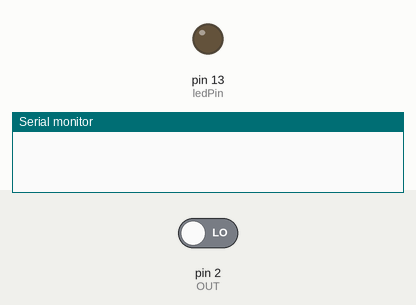
Simulated run of this sketch. Board: Arduino Uno, built with avr-gcc and run on an emulated ATmega328P. On the bench: output pins drawn as LEDs (lit = HIGH), the last lines printed to the serial monitor. The inputs (shaded band) are chosen by the test bench; at power-on: pin 2 (OUT) LOW.

Above: at 1.2 s.
1.3 s: pin 2 (OUT) driven HIGH
At 1.8 s:
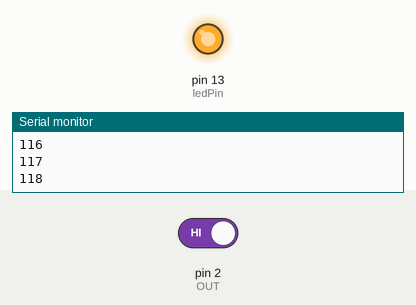
2.8 s: pin 2 (OUT) driven LOW
At 3.1 s:
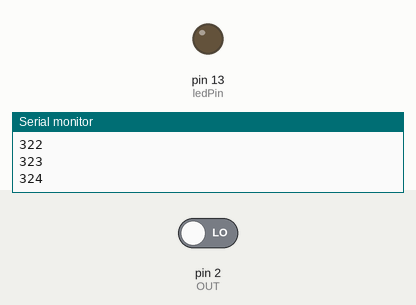
Timing chart, 0 to 5.8 s (numbered marks = the images above; inputs shaded):
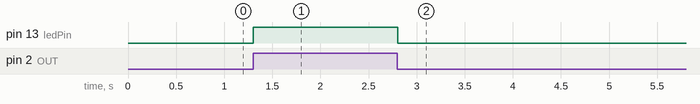

The sketch:

IRSensor.ino
```cpp
const int OUT = 2;
const int ledPin = 13;

int Number_of_Object = 0;
int SensorState = 0;
void setup()
{
 Serial.begin(9600);
 pinMode(ledPin, OUTPUT);
 pinMode(OUT, INPUT);
}
void loop()
{
 SensorState = digitalRead(OUT);
 if (SensorState == HIGH)
 {
 digitalWrite(ledPin, HIGH);
 Number_of_Object++;
 Serial.println(Number_of_Object);
 }
 else
 {
 digitalWrite(ledPin, LOW);
 }
}
```

Measured:
- after the input at 1.3 s, pin 13 (ledPin): LOW → HIGH at once
- after the input at 2.8 s, pin 13 (ledPin): HIGH → LOW at once
